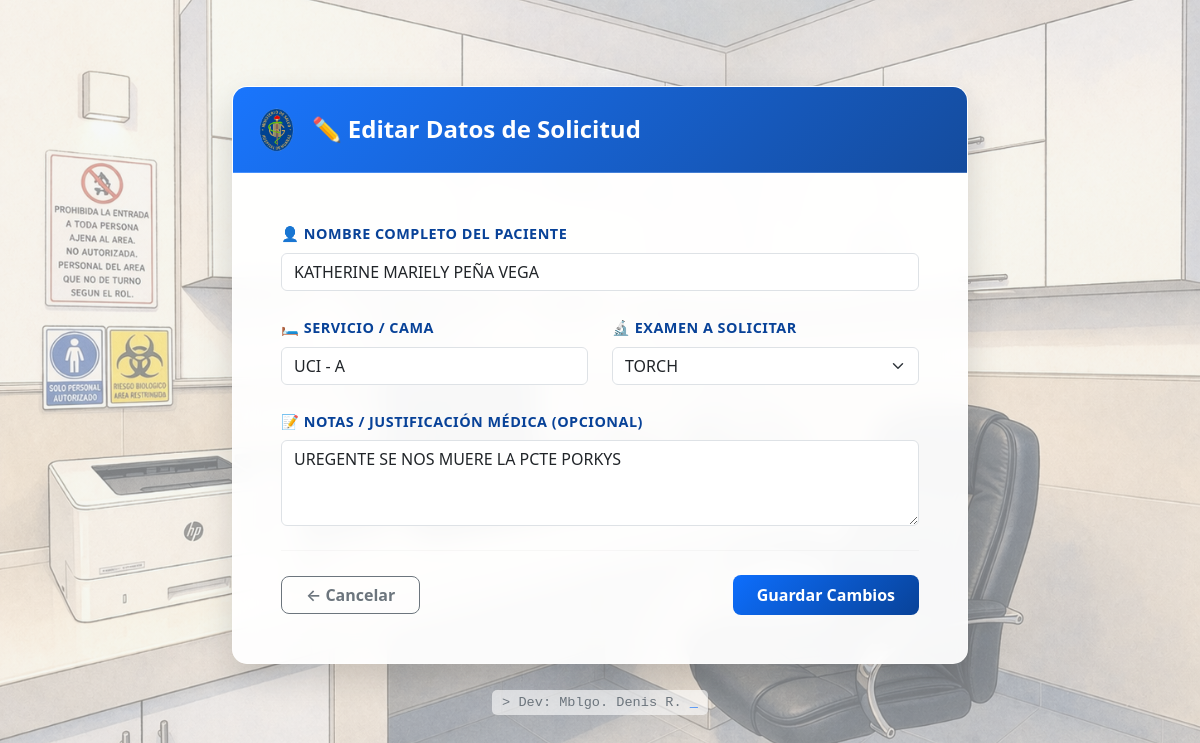
The app's page /editar-solicitud/1/ (signed in) with its own data.
### tracking/models.py (models this page shows, shortened)
class OrdenExamen(models.Model):
    ESTADO_CHOICES = [
        ('SOLICITADO', '🔴 Pendiente / Solicitado'),
        ('TOMADO', '🟡 Muestra Tomada'),
        ('ENVIADO', '🔵 Enviado a LIMA/DIRESA'),
        ('RESULTADO', '🟢 Resultado Recibido'),
    ]
    paciente_nombre = models.CharField(max_length=200, verbose_name="Nombre del Paciente")
    cama = models.CharField(max_length=50, verbose_name="Cama / Servicio")
    archivo_resultado = models.FileField(upload_to='resultados_pdf/', blank=True, null=True, verbose_name="PDF del Resultado")
    tipo_examen = models.ForeignKey(CatalogoExamen, on_delete=models.RESTRICT, verbose_name="Tipo de Examen")
    estado = models.CharField(max_length=20, choices=ESTADO_CHOICES, default='SOLICITADO', verbose_name="Estado de la Muestra")
    medico_solicitante = models.ForeignKey(User, on_delete=models.SET_NULL, null=True, verbose_name="Médico Solicitante")
    fecha_solicitud = models.DateTimeField(auto_now_add=True, verbose_name="Fecha y Hora de Solicitud")
    notas = models.TextField(blank=True, null=True, verbose_name="Observaciones / Justificación")
    laboratorista_toma = models.ForeignKey(User, on_delete=models.SET_NULL, null=True, blank=True, related_name='tomas_realizadas')
    laboratorista_envio = models.ForeignKey(User, on_delete=models.SET_NULL, null=True, blank=True, related_name='envios_realizados')
    laboratorista_resultado = models.ForeignKey(User, on_delete=models.SET_NULL, null=True, blank=True, related_name='resultados_subidos')
    class Meta:
        verbose_name = "Orden de Examen"
        verbose_name_plural = "Órdenes de Exámenes"
        ordering = ['-fecha_solicitud']

### tracking/views.py (the view)
# urls.py: path('editar-solicitud/<int:orden_id>/', views.editar_orden, name='editar_orden'),
@login_required(login_url='login')
def editar_orden(request, orden_id):
    if not request.user.is_staff:
        return redirect('dashboard')
    orden = get_object_or_404(OrdenExamen, id=orden_id)
    if request.method == 'POST':
        form = OrdenExamenForm(request.POST, instance=orden)
        if form.is_valid():
            form.save()
            return redirect('dashboard')
    else:
        form = OrdenExamenForm(instance=orden)
    return render(request, 'tracking/editar_orden.html', {'form': form, 'orden': orden})

### tracking/forms.py
class OrdenExamenForm(forms.ModelForm):
    class Meta:
        model = OrdenExamen
        fields = ['paciente_nombre', 'cama', 'tipo_examen', 'notas']
        widgets = {
            'paciente_nombre': forms.TextInput(attrs={'class': 'form-control', 'placeholder': 'Ej. Juan Pérez'}),
            'cama': forms.TextInput(attrs={'class': 'form-control', 'placeholder': 'Ej. Pediatría - Cama 4'}),
            'tipo_examen': forms.Select(attrs={'class': 'form-select'}),
            'notas': forms.Textarea(attrs={'class': 'form-control', 'rows': 3, 'placeholder': 'Justificación o detalle clínico...'}),
        }

### tracking/models.py (called while the page is built)
    def __str__(self):
        return self.nombre

### tracking/templates/tracking/editar_orden.html (shortened to what this page needs)
{% load static %}
<!DOCTYPE html>
<html lang="es">
<head>
    <link href="https://cdn.jsdelivr.net/npm/bootstrap@5.3.0/dist/css/bootstrap.min.css" rel="stylesheet">
</head>
<body>
<div class="container py-5">
    <div class="row justify-content-center">
        <div class="col-md-9 col-lg-8">
            <div class="glass-container">
                <div class="institutional-header">
                    <img src="{% static 'tracking/images/logo-hospital.png' %}" alt="Logo" style="height: 45px;">
                    <h4 class="mb-0 fw-bold">✏️ Editar Datos de Solicitud</h4>
                </div>
                <div class="card-body p-4 p-md-5" style="background: rgba(255,255,255,0.6);">
                    <form method="POST">
                        <div class="mb-4">
                            <label class="form-label">👤 Nombre Completo del Paciente</label>
                            {{ form.paciente_nombre }}
                        </div>
                        <div class="row">
                            <div class="col-md-6 mb-4">
                                <label class="form-label">🛏️ Servicio / Cama</label>
                                {{ form.cama }}
                            </div>
                            <div class="col-md-6 mb-4">
                                <label class="form-label">🔬 Examen a Solicitar</label>
                                {{ form.tipo_examen }}
                            </div>
                        </div>
                        <div class="mb-4">
                            <label class="form-label">📝 Notas / Justificación Médica (Opcional)</label>
                            {{ form.notas }}
                        </div>
                        <hr class="my-4" style="border-color: rgba(0,0,0,0.1);">
                        <div class="d-flex justify-content-between align-items-center">
                            <a href="{% url 'dashboard' %}" class="btn btn-outline-secondary fw-semibold px-4" style="border-radius: 8px;">← Cancelar</a>
                            <button type="submit" class="btn btn-institutional px-4 py-2">Guardar Cambios</button>
                        </div>
                    </form>
                </div>
            </div>
        </div>
    </div>
    <div class="text-center mt-4">
        <span style="font-family: 'Courier New', Courier, monospace; font-size: 0.85rem; color: #6c757d; background: rgba(255,255,255,0.6); padding: 5px 10px; border-radius: 5px; backdrop-filter: blur(5px);">
            > Dev: Mblgo. Denis R. <span class="blinking-cursor">_</span>
        </span>
    </div>
</div>
</body>
</html>

### tracking/templates/tracking/editar_orden.html (style rules this page uses)
.blinking-cursor { font-weight: 900; color: #0d6efd; animation: blink 1s step-end infinite; }

### records on screen
OrdenExamen: paciente_nombre "KATHERINE MARIELY PEÑA VEGA", cama "UCI - A", tipo_examen "TORCH", notas "UREGENTE SE NOS MUERE LA PCTE PORKYS"
